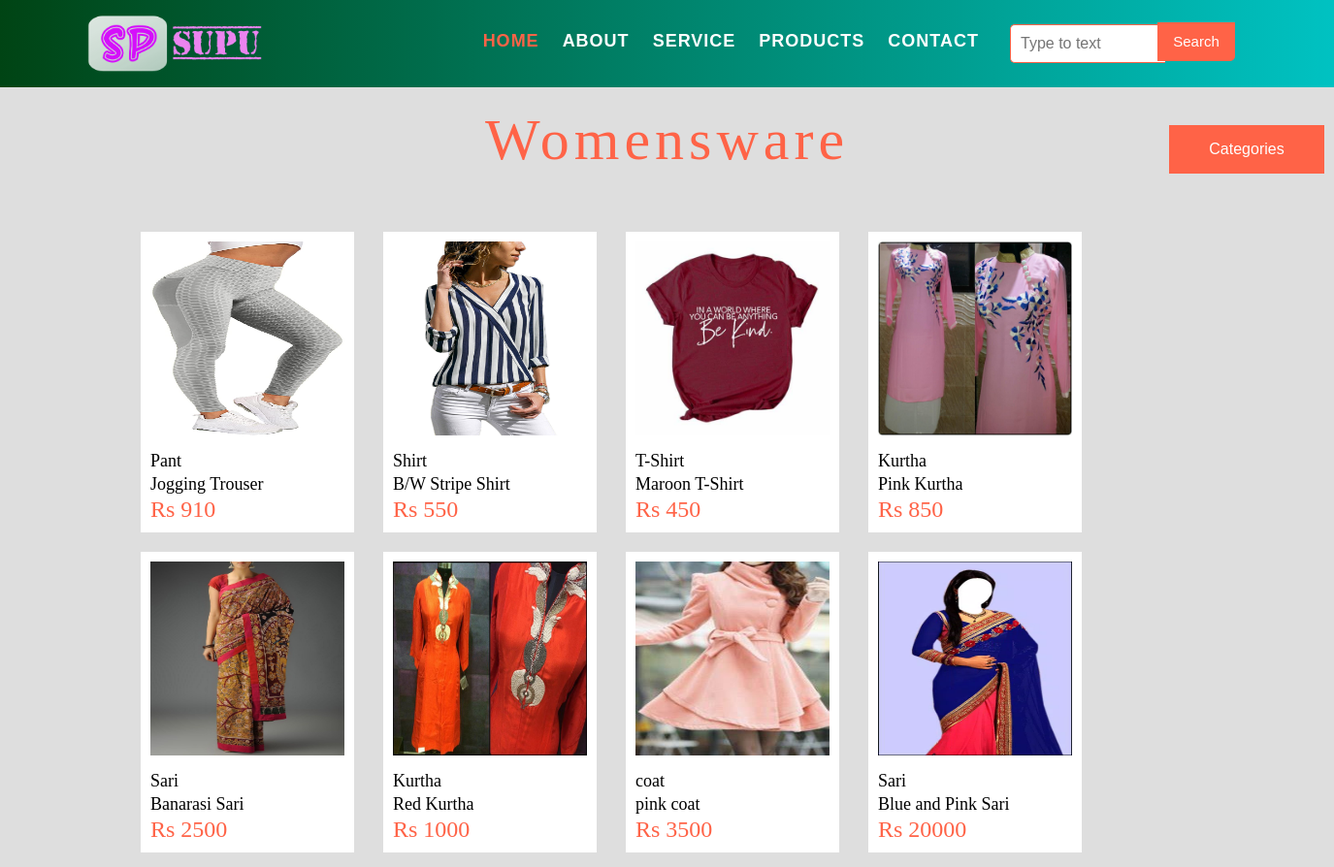
The app's page /womens.php with its own data.
### tables this page shows
CREATE TABLE `tbl_products` (
  `productid` int(11) NOT NULL,
  `category` varchar(40) NOT NULL,
  `productname` varchar(100) NOT NULL,
  `title` varchar(60) NOT NULL,
  `description` varchar(1000) NOT NULL,
  `price` float NOT NULL,
  `img1` varchar(50) DEFAULT NULL
);

### womens.php (the view, shortened to what this page needs)
<!DOCTYPE html>
<head>
    <link rel="stylesheet" href="css/product.css">
    <link rel="stylesheet" href="https://cdnjs.cloudflare.com/ajax/libs/font-awesome/4.7.0/css/font-awesome.min.css">
</head>
<body>
    <div class="heading">
        <?php
        include 'include/header.php';
        ?>
    </div>
    <div class="container">
        <div class="category">Womensware</div>
        <div class="dropdown1">
            <button class="dropbtn1">Categories</button>
        </div>
        <div class=" product" id="myBtn">
            <?php
            $sql = "SELECT * FROM tbl_products WHERE category = 'womensware'";
            $result = mysqli_query($conn, $sql);
            $i = 0;
            if (mysqli_num_rows($result) > 0) {
                while ($value = mysqli_fetch_assoc($result)) {
            ?>
                    <div class="item" onclick="show('<?php echo $i; ?>')">
                        <div class="image">
                            <img src="images/upload/<?php echo $value['img1']; ?>" alt="" height="200px" width="200px" ;>
                        </div>
                        <div class="desc">
                            <div class="productname">
                                <?php echo $value['productname']; ?>
                            </div>
                            <div class="title">
                                <?php echo $value['title']; ?>
                            </div>
                            <div class="price">
                                <?php echo "Rs " . $value['price']; ?>
                            </div>
                        </div>
                    </div>
        </div>
<?php
                    $i++;
                }
            }
?>
</body>
</html>

### css/product.css (style rules this page uses)
* { box-sizing: border-box; margin: 0; padding: 0; }
body { background-color: rgb(222, 222, 222); }
.heading { height: 90px; background-image: linear-gradient(to right, rgb(0, 68, 20), rgb(0, 194, 194)); }
.category { color: tomato; font-family: Copperplate, Papyrus, fantasy; text-align: center; font-size: 60px; padding-top: 20px; letter-spacing: 5px; }
.product { margin: 0 130px 5px; display: flex; flex-wrap: wrap; justify-content: flex-start; cursor: pointer; }
.item { height: 310px; width: 220px; margin: 10px 15px; overflow: hidden; background-color: white; }
.image { padding: 10px; }
.desc { padding: 0 10px; font-size: 18px; line-height: 24px; }
.price { padding-top: 2px; font-size: 24px; color: tomato; }
.dropbtn1 { position: relative; background-color: tomato; color: white; padding: 16px; font-size: 16px; border: none; cursor: pointer; min-width: 160px; margin-left: 1200px; top: 0px; transition: all 0.5s; }
.dropdown1 { top: -50px; right: -5px; position: relative; display: inline-block; }

### css/header.css (style rules this page uses)
* { box-sizing: border-box; padding: 0; margin: 0; }

### records on screen
tbl_products: img1 (picture), productname "Pant", title "Jogging Trouser", price "910"
tbl_products: img1 (picture), productname "Shirt", title "B/W Stripe Shirt", price "550"
tbl_products: img1 (picture), productname "T-Shirt", title "Maroon T-Shirt", price "450"
tbl_products: img1 (picture), productname "Kurtha", title "Pink Kurtha", price "850"
tbl_products: img1 (picture), productname "Sari", title "Banarasi Sari", price "2500"
tbl_products: img1 (picture), productname "Kurtha", title "Red Kurtha", price "1000"
tbl_products: img1 (picture), productname "coat", title "pink coat", price "3500"
tbl_products: img1 (picture), productname "Sari", title "Blue and Pink Sari", price "20000"
